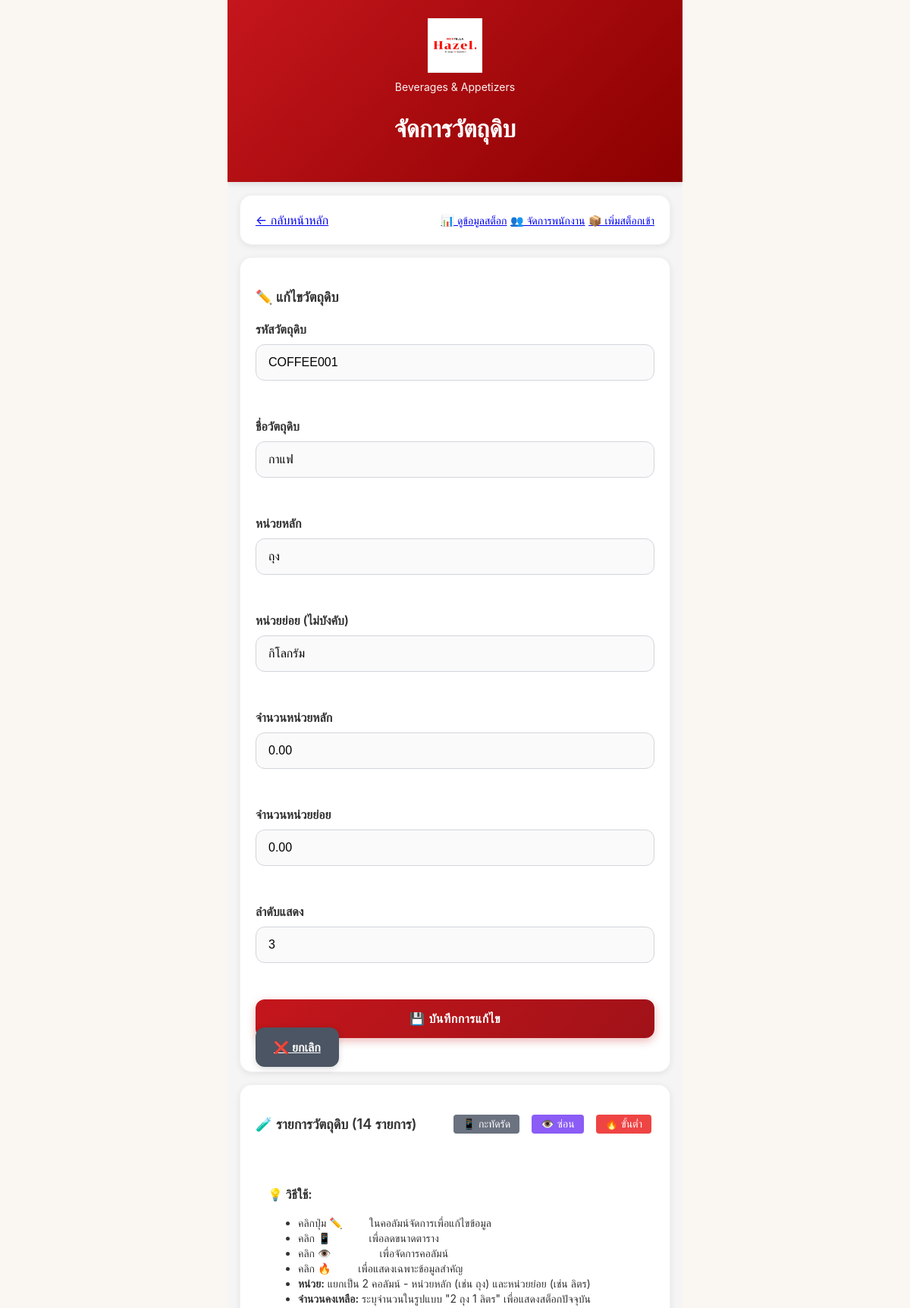
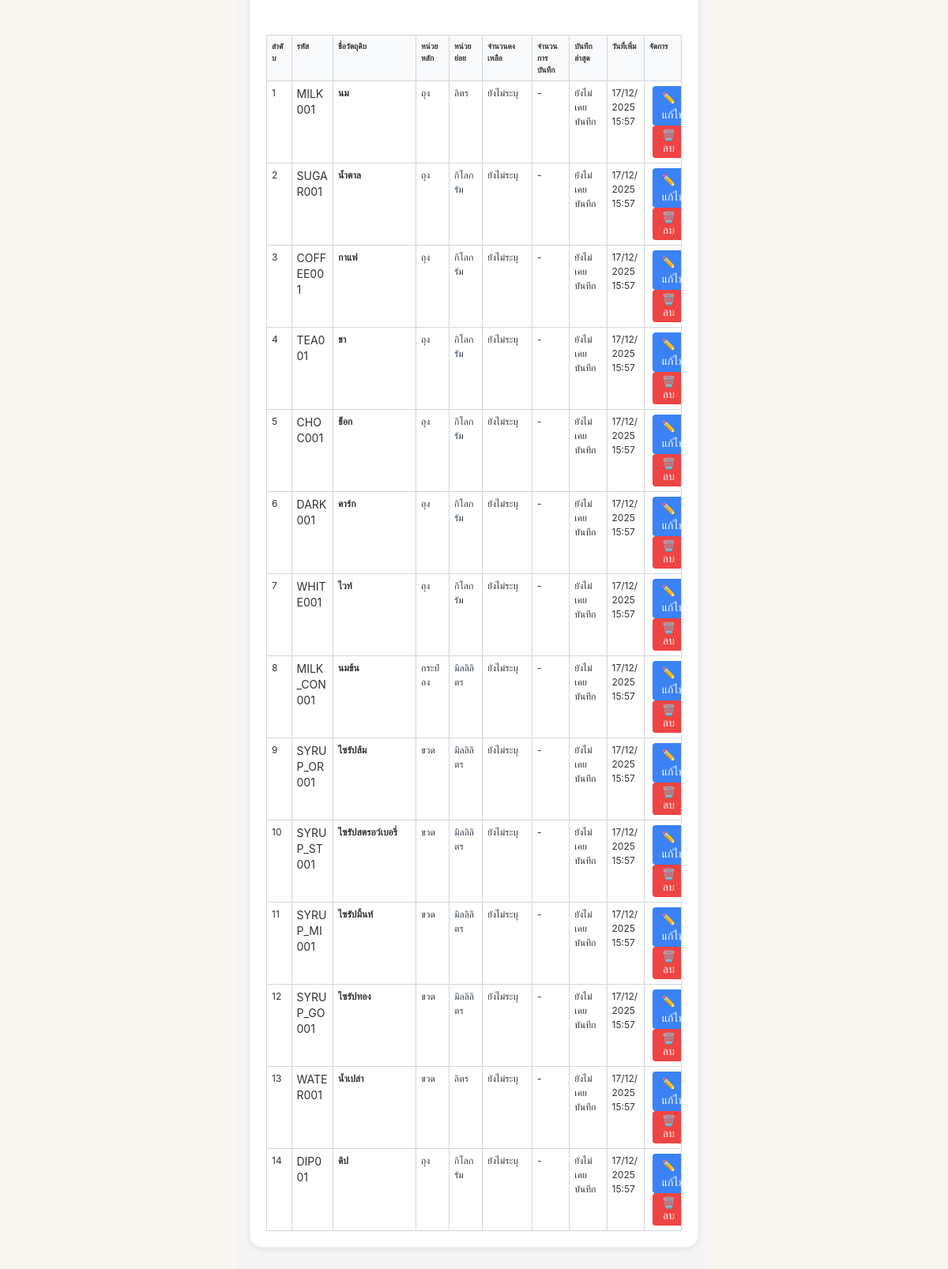
The page /manage-materials.php?edit=3 on the database its author committed (2 pictures, top to bottom).
### tables this page shows
CREATE TABLE IF NOT EXISTS `raw_materials` (
    `id` int(11) NOT NULL AUTO_INCREMENT,
    `material_code` varchar(50) NOT NULL COMMENT 'รหัสวัตถุดิบ',
    `material_name` varchar(255) NOT NULL COMMENT 'ชื่อวัตถุดิบ',
    `unit` varchar(50) NOT NULL COMMENT 'หน่วยหลัก',
    `sub_unit` varchar(50) DEFAULT NULL COMMENT 'หน่วยย่อย',
    `unit_quantity` decimal(10,2) DEFAULT 0.00 COMMENT 'จำนวนหน่วยหลัก',
    `sub_unit_quantity` decimal(10,2) DEFAULT 0.00 COMMENT 'จำนวนหน่วยย่อย',
    `current_stock` decimal(10,2) DEFAULT 0.00 COMMENT 'สต็อกปัจจุบัน',
    `display_order` int(11) DEFAULT 0 COMMENT 'ลำดับการแสดงผล',
    `created_at` timestamp NOT NULL DEFAULT CURRENT_TIMESTAMP,
    PRIMARY KEY (`id`),
    UNIQUE KEY `unique_material_code` (`material_code`)
);

### manage-materials.php (the view, shortened to what the rows shown need)
<?php
try {
    $db = Database::getInstance()->getConnection();
    $hasSubUnit = false;
    $hasQuantities = false;
    try {
        $db->query("SELECT sub_unit FROM raw_materials LIMIT 1");
        $hasSubUnit = true;
        $db->query("SELECT unit_quantity, sub_unit_quantity FROM raw_materials LIMIT 1");
        $hasQuantities = true;
    } catch (Exception $e) {
    }
    if ($hasSubUnit && $hasQuantities) {
        $stmt = $db->query("
            SELECT
                rm.*,
                COUNT(dsr.id) as record_count,
                MAX(dsr.record_date) as last_record_date
            FROM raw_materials rm
            LEFT JOIN daily_stock_records dsr ON rm.id = dsr.material_id
            GROUP BY rm.id
            ORDER BY rm.display_order ASC, rm.material_name ASC
        ");
    } else if ($hasSubUnit) {
        $stmt = $db->query("
            SELECT
                rm.*,
                0.00 as unit_quantity,
                0.00 as sub_unit_quantity,
                COUNT(dsr.id) as record_count,
                MAX(dsr.record_date) as last_record_date
            FROM raw_materials rm
            LEFT JOIN daily_stock_records dsr ON rm.id = dsr.material_id
            GROUP BY rm.id
            ORDER BY rm.display_order ASC, rm.material_name ASC
        ");
    }
    $materials = $stmt->fetchAll();
} catch (Exception $e) {
    $error = $e->getMessage();
    $materials = [];
    $hasSubUnit = false;
    $hasQuantities = false;
}
$editMaterial = null;
if (isset($_GET['edit'])) {
    $editId = (int)$_GET['edit'];
    foreach ($materials as $mat) {
        if ($mat['id'] == $editId) {
            $editMaterial = $mat;
            break;
        }
    }
}
?>
<!DOCTYPE html>
<html lang="th">
<head>
    <link rel="stylesheet" href="css/style.css">
</head>
<body>
    <div class="app-container">
        <div class="app-header hazel-header">
            <h1>จัดการวัตถุดิบ</h1>
        </div>
        <div class="employee-section">
            <div class="material-card mb-6">
                <form method="POST">
                    <div class="grid <?= ($hasSubUnit && $hasQuantities) ? 'grid-cols-7' : ($hasSubUnit ? 'grid-cols-5' : 'grid-cols-4') ?> gap-4">
                        <div class="form-group">
                            <label for="material_code">รหัสวัตถุดิบ</label>
                            <input type="text"
                                   id="material_code"
                                   name="material_code"
                                   class="form-input"
                                   value="<?= htmlspecialchars($editMaterial['material_code'] ?? '') ?>"
                                   placeholder="เช่น MILK001"
                                   required>
                        </div>
                        <div class="form-group">
                            <label for="material_name">ชื่อวัตถุดิบ</label>
                            <input type="text"
                                   id="material_name"
                                   name="material_name"
                                   class="form-input"
                                   value="<?= htmlspecialchars($editMaterial['material_name'] ?? '') ?>"
                                   placeholder="เช่น นม"
                                   required>
                        </div>
                        <div class="form-group">
                            <label for="unit"><?= $hasSubUnit ? 'หน่วยหลัก' : 'หน่วย' ?></label>
                            <input type="text"
                                   id="unit"
                                   name="unit"
                                   class="form-input"
                                   value="<?= htmlspecialchars($editMaterial['unit'] ?? '') ?>"
                                   placeholder="<?= $hasSubUnit ? 'เช่น ถุง, กล่อง, ขวด' : 'เช่น ลิตร, กิโลกรัม' ?>"
                                   required>
                        </div>
                        <?php if ($hasSubUnit): ?>
                        <div class="form-group">
                            <label for="sub_unit">หน่วยย่อย (ไม่บังคับ)</label>
                            <input type="text"
                                   id="sub_unit"
                                   name="sub_unit"
                                   class="form-input"
                                   value="<?= htmlspecialchars($editMaterial['sub_unit'] ?? '') ?>"
                                   placeholder="เช่น ลิตร, กิโลกรัม">
                        </div>
                        <?php endif; ?>
                        <?php if ($hasQuantities): ?>
                        <div class="form-group">
                            <label for="unit_quantity">จำนวน<?= $hasSubUnit ? 'หน่วยหลัก' : '' ?></label>
                            <input type="number"
                                   id="unit_quantity"
                                   name="unit_quantity"
                                   class="form-input"
                                   value="<?= htmlspecialchars($editMaterial['unit_quantity'] ?? '0') ?>"
                                   step="0.01"
                                   min="0"
                                   placeholder="เช่น 2">
                        </div>
                        <?php if ($hasSubUnit): ?>
                        <div class="form-group">
                            <label for="sub_unit_quantity">จำนวนหน่วยย่อย</label>
                            <input type="number"
                                   id="sub_unit_quantity"
                                   name="sub_unit_quantity"
                                   class="form-input"
                                   value="<?= htmlspecialchars($editMaterial['sub_unit_quantity'] ?? '0') ?>"
                                   step="0.01"
                                   min="0"
                                   placeholder="เช่น 1">
                        </div>
                        <?php endif; ?>
                        <?php endif; ?>
                        <div class="form-group">
                            <label for="display_order">ลำดับแสดง</label>
                            <input type="number"
                                   id="display_order"
                                   name="display_order"
                                   class="form-input"
                                   value="<?= htmlspecialchars($editMaterial['display_order'] ?? count($materials) + 1) ?>"
                                   min="1"
                                   required>
                        </div>
                    </div>
                </form>
            </div>
            <div class="material-card">
                <?php if (empty($materials)): ?>
                    <div class="text-center py-8">
                        <div style="font-size: 3rem; margin-bottom: 1rem;">🧪</div>
                        <p class="text-gray-600">ยังไม่มีวัตถุดิบในระบบ</p>
                    </div>
                <?php else: ?>
                    <div class="overflow-x-auto" id="tableContainer">
                        <table class="material-table" id="materialsTable">
                            <thead>
                                <tr>
                                    <th>ลำดับ</th>
                                    <th>รหัส</th>
                                    <th>ชื่อวัตถุดิบ</th>
                                    <th>หน่วยหลัก</th>
                                    <?php if ($hasSubUnit): ?>
                                    <th class="hide-mobile">หน่วยย่อย</th>
                                    <?php endif; ?>
                                    <?php if ($hasQuantities): ?>
                                    <th class="hide-mobile">จำนวนคงเหลือ</th>
                                    <?php endif; ?>
                                    <th class="hide-mobile">จำนวนการบันทึก</th>
                                    <th class="hide-mobile">บันทึกล่าสุด</th>
                                    <th class="hide-mobile">วันที่เพิ่ม</th>
                                    <th>จัดการ</th>
                                </tr>
                            </thead>
                            <tbody>
                                <?php foreach ($materials as $material): ?>
                                    <tr>
                                        <td class="text-center"><?= $material['display_order'] ?></td>
                                        <td class="font-mono text-sm"><?= htmlspecialchars($material['material_code']) ?></td>
                                        <td class="font-semibold"><?= htmlspecialchars($material['material_name']) ?></td>
                                        <td class="font-medium"><?= htmlspecialchars($material['unit']) ?></td>
                                        <?php if ($hasSubUnit): ?>
                                        <td class="hide-mobile">
                                            <?php if (!empty($material['sub_unit'])): ?>
                                                <span class="text-gray-700"><?= htmlspecialchars($material['sub_unit']) ?></span>
                                            <?php else: ?>
                                                <span class="text-gray-400">-</span>
                                            <?php endif; ?>
                                        </td>
                                        <?php endif; ?>
                                        <?php if ($hasQuantities): ?>
                                        <td class="hide-mobile">
                                            <?php
                                            $displayQuantity = '';
                                            if (empty($displayQuantity)) {
                                                $displayQuantity = '<span class="text-gray-500">ยังไม่ระบุ</span>';
                                            }
                                            echo $displayQuantity;
                                            ?>
                                        </td>
                                        <?php endif; ?>
                                        <td class="text-center hide-mobile">
                                            <?php if ($material['record_count'] > 0): ?>
                                                <span class="bg-green-100 text-green-800 px-2 py-1 rounded text-sm">
                                                    <?= $material['record_count'] ?> ครั้ง
                                                </span>
                                            <?php else: ?>
                                                <span class="text-gray-500">-</span>
                                            <?php endif; ?>
                                        </td>
                                        <td class="hide-mobile">
                                            <?php if ($material['last_record_date']): ?>
                                                <?= date('d/m/Y', strtotime($material['last_record_date'])) ?>
                                            <?php else: ?>
                                                <span class="text-gray-500">ยังไม่เคยบันทึก</span>
                                            <?php endif; ?>
                                        </td>
                                        <td class="hide-mobile"><?= date('d/m/Y H:i', strtotime($material['created_at'])) ?></td>
                                        <td>
                                            <a href="?edit=<?= $material['id'] ?>"
                                               class="btn-small btn-edit">✏️ แก้ไข</a>
                                            <?php if ($material['record_count'] == 0): ?>
                                                <button onclick="deleteMaterial(<?= $material['id'] ?>, '<?= htmlspecialchars($material['material_name']) ?>')"
                                                        class="btn-small btn-delete">🗑️ ลบ</button>
                                            <?php else: ?>
                                                <span class="text-xs text-gray-500 block mt-1">มีข้อมูลแล้ว</span>
                                            <?php endif; ?>
                                        </td>
                                    </tr>
                                <?php endforeach; ?>
                            </tbody>
                        </table>
                    </div>
                <?php endif; ?>
            </div>
        </div>
    </div>
</body>
</html>

### rows shown on the page
raw_materials: material_code "COFFEE001", material_name "กาแฟ", unit "ถุง", sub_unit "กิโลกรัม", unit_quantity "0.00", sub_unit_quantity "0.00", display_order "3", created_at "17/12/2025 15:57"
raw_materials: display_order "1", material_code "MILK001", material_name "นม", unit "ถุง", sub_unit "ลิตร", created_at "17/12/2025 15:57"
raw_materials: display_order "2", material_code "SUGAR001", material_name "น้ำตาล", unit "ถุง", sub_unit "กิโลกรัม", created_at "17/12/2025 15:57"
raw_materials: display_order "4", material_code "TEA001", material_name "ชา", unit "ถุง", sub_unit "กิโลกรัม", created_at "17/12/2025 15:57"
raw_materials: display_order "5", material_code "CHOC001", material_name "ช็อก", unit "ถุง", sub_unit "กิโลกรัม", created_at "17/12/2025 15:57"
raw_materials: display_order "6", material_code "DARK001", material_name "ดาร์ก", unit "ถุง", sub_unit "กิโลกรัม", created_at "17/12/2025 15:57"
raw_materials: display_order "7", material_code "WHITE001", material_name "ไวท์", unit "ถุง", sub_unit "กิโลกรัม", created_at "17/12/2025 15:57"
raw_materials: display_order "8", material_code "MILK_CON001", material_name "นมข้น", unit "กระป๋อง", sub_unit "มิลลิลิตร", created_at "17/12/2025 15:57"
raw_materials: display_order "9", material_code "SYRUP_OR001", material_name "ไซรัปส้ม", unit "ขวด", sub_unit "มิลลิลิตร", created_at "17/12/2025 15:57"
raw_materials: display_order "10", material_code "SYRUP_ST001", material_name "ไซรัปสตรอว์เบอรี่", unit "ขวด", sub_unit "มิลลิลิตร", created_at "17/12/2025 15:57"
raw_materials: display_order "11", material_code "SYRUP_MI001", material_name "ไซรัปมิ้นท์", unit "ขวด", sub_unit "มิลลิลิตร", created_at "17/12/2025 15:57"
raw_materials: display_order "12", material_code "SYRUP_GO001", material_name "ไซรัปทอง", unit "ขวด", sub_unit "มิลลิลิตร", created_at "17/12/2025 15:57"
raw_materials: display_order "13", material_code "WATER001", material_name "น้ำเปล่า", unit "ขวด", sub_unit "ลิตร", created_at "17/12/2025 15:57"
raw_materials: display_order "14", material_code "DIP001", material_name "ดิป", unit "ถุง", sub_unit "กิโลกรัม", created_at "17/12/2025 15:57"

### other values the page prints
count($materials) "14"
